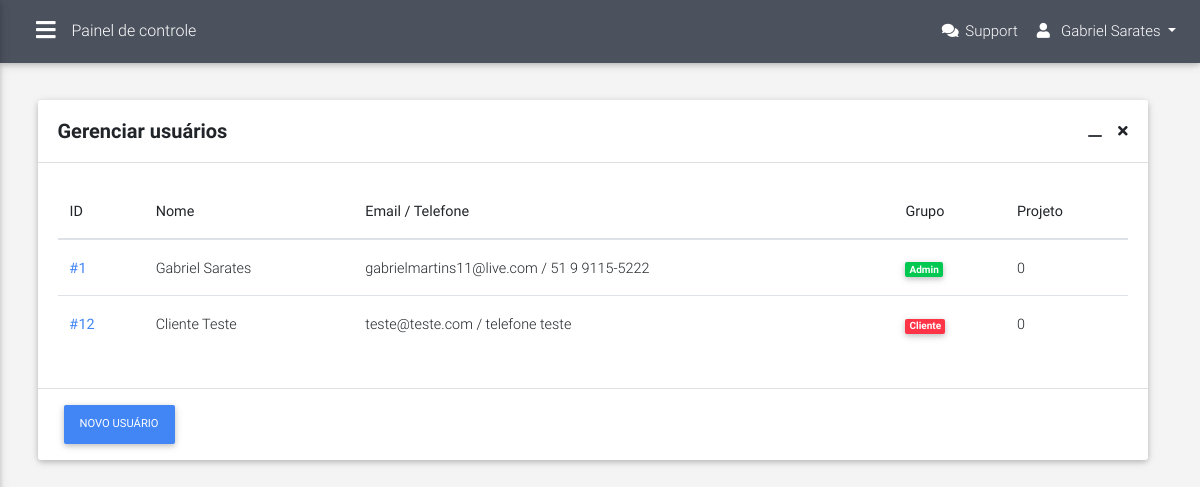
/intranet/content/index.php?pg=index&lc=usuario (signed in), run on the app's committed database.
### tables this page shows
CREATE TABLE `usuarios` (
  `idusuario` int(11) NOT NULL,
  `nome` varchar(255) NOT NULL,
  `usuario` varchar(255) NOT NULL,
  `senha` varchar(255) NOT NULL,
  `email` varchar(255) DEFAULT NULL,
  `telefone` varchar(255) DEFAULT NULL,
  `grupo` varchar(255) NOT NULL,
  `idprojeto` int(11) DEFAULT NULL,
  `descricao` text DEFAULT NULL
);

CREATE TABLE `grupos` (
  `idgrupo` int(11) NOT NULL,
  `nome` varchar(255) NOT NULL,
  `cor` varchar(255) NOT NULL
);

### intranet/class/class.Conexao.php (called while the page is built, shortened)
<?php
  class Conexao{
    private static $dbtype   = "mysql";
    private static $host     = "localhost";
    private static $port     = "3306";
    private static $user     = "root";
    private static $password = "";
    private static $db       = "portfolio";
    private function getDBType()  {return self::$dbtype;}
    private function getHost()    {return self::$host;}
    private function getPort()    {return self::$port;}
    private function getUser()    {return self::$user;}
    private function getPassword(){return self::$password;}
    private function getDB()      {return self::$db;}
    protected function connect(){
        try
        {
            $options = [
                PDO::ATTR_EMULATE_PREPARES   => false,
                PDO::ATTR_ERRMODE            => PDO::ERRMODE_EXCEPTION,
                PDO::ATTR_DEFAULT_FETCH_MODE => PDO::FETCH_ASSOC,
            ];
            $this->conexao = new PDO($this->getDBType().":host=".$this->getHost().";port=".$this->getPort().";dbname=".$this->getDB(), $this->getUser(), $this->getPassword(), $options);
        }
        catch (PDOException $i)
        {
            die("Erro: <code>" . $i->getMessage() . "</code>");
        }
        return ($this->conexao);
    }
    public function selectDB($sql,$params=null,$class=null){
        $q = $this->connect();
        $stmt = $q->prepare($sql);
        $stmt->execute();
        $res = array();
        if (isset($class)) {
            foreach($stmt as $row) {
                $res[] = $this->arrayToObject($row, $class);
            }
        } else {
            foreach($stmt as $row) {
                $res[] = $row;
            }
        }
        return $res;
    }
    private function arrayToObject(array $array, string $class_name){
        $r = new ReflectionClass($class_name);
        $object = $r->newInstanceWithoutConstructor();
        $list = $r->getProperties();
        return $object;
    }
}
?>

### intranet/class/DAO/class.UsuarioDAO.php (called while the page is built, shortened)
<?php
  Class UsuarioDAO extends Conexao {
    public function getAll() {
      $listUsuarios = $this->selectDB('SELECT * FROM  usuarios', null, 'UsuarioVO');
      return $listUsuarios;
    }
  }
?>

### intranet/class/class.Func.php (called while the page is built, shortened)
<?php
function getUrl() {
  $url = "http://".$_SERVER['HTTP_HOST']."/portfolio/site/";
  return $url;
}
?>

### intranet/class/class.UsuarioVO.php (called while the page is built, shortened)
<?php
  Class UsuarioVO {
    private $idusuario = null;
    private $nome = null;
    private $email = null;
    private $telefone = null;
    private $grupo = null;
    private $idprojeto = null;
    public function getIdusuario(){
      return $this->idusuario;
    }
    public function getNome(){
      return $this->nome;
    }
    public function getEmail(){
      return $this->email;
    }
    public function getTelefone(){
      return $this->telefone;
    }
    public function getGrupo(){
      return $this->grupo;
    }
    public function getIdprojeto(){
      return $this->idprojeto;
    }
  }
  ?>

### intranet/class/DAO/class.GrupoDAO.php (called while the page is built, shortened)
<?php
  Class GrupoDAO extends Conexao {
    public function getById($id) {
      $grupos = $this->selectDB('SELECT * FROM  grupos WHERE idgrupo = '.$id, null, 'GrupoVO');
      return $grupos[0];
    }
  }
?>

### intranet/class/class.GrupoVO.php (called while the page is built, shortened)
<?php
  Class GrupoVO {
    private $nome  = null;
    private $cor  = null;
    public function getNome(){
      return $this->nome;
    }
    public function getCor(){
      return $this->cor;
    }
  }
  ?>

### intranet/content/usuario/index.php (the view, shortened to what this page needs)
<?php
  include('../class/class.UsuarioVO.php');
  include('../class/DAO/class.UsuarioDAO.php');
  include('../class/class.GrupoVO.php');
  include('../class/DAO/class.GrupoDAO.php');
  $usuarioDAO = new UsuarioDAO();
  $listUsuarios = $usuarioDAO->getAll();
  $grupoDAO = new GrupoDAO();
?>
<div class="container my-5">
  <section>
    <div class="row">
      <div class="col-12">
      	<div class="card card-list">
          <div class="card-header white d-flex justify-content-between align-items-center py-3">
            <p class="h5-responsive font-weight-bold mb-0">Gerenciar usuários</p>
            <ul class="list-unstyled d-flex align-items-center mb-0">
              <li><i class="far fa-window-minimize fa-sm pl-3"></i></li>
              <li><i class="fas fa-times fa-sm pl-3"></i></li>
            </ul>
          </div>
          <div class="card-body">
            <table class="table list-usuarios">
              <thead>
                <tr>
                  <th scope="col">ID</th>
                  <th scope="col">Nome</th>
                  <th scope="col">Email / Telefone</th>
                  <th scope="col">Grupo</th>
                  <th scope="col">Projeto</th>
                </tr>
              </thead>
              <tbody>
                <?php
                  if  (sizeof($listUsuarios) > 0) {
                    foreach($listUsuarios as $objVo) {
                      @$grupo = $grupoDAO->getById($objVo->getGrupo());
                      printf('<tr>');
                      printf('<th scope="row"><a href="%s" class="text-primary">#%s</a></th>', getUrl() . 'intranet/content/index.php?pg=alterar&lc=usuario&id=' . $objVo->getIdusuario(), $objVo->getIdusuario());
                      printf('<td>%s</td>', $objVo->getNome());
                      printf('<td>%s / %s</td>', $objVo->getEmail(),  $objVo->getTelefone());
                      if (isset($grupo)) {
                        printf('<td><span class="badge %s">%s</span></td>', $grupo->getCor(), $grupo->getNome());
                      } else {
                        printf('<td><span class="red-text">ERRO (grupo excluído)</span></td>');
                      }
                      printf('<td>%s</td>', $objVo->getIdprojeto());
                      printf('</tr>');
                    }
                  }
                ?>
              </tbody>
            </table>
          </div>
          <div class="card-footer white py-3 d-flex justify-content-between">
            <a class="btn btn-primary btn-md px-3 my-0 mr-0" href="index.php?pg=novo&lc=usuario">Novo usuário</a>
          </div>
        </div>
      </div>
    </div>
  </section>
</div>

### intranet/content/index.php (shortened to what this page needs)
<?php
  include('../class/class.Conexao.php');
  include('../class/class.Func.php');
  @$lc = $_GET['lc'];
  @$pg = $_GET['pg'];
?>
<!DOCTYPE html>
<html lang="en">
<head>
  <link rel="stylesheet" href="https://use.fontawesome.com/releases/v5.6.3/css/all.css">
  <link href="../../css/bootstrap.min.css" rel="stylesheet">
  <link href="../../css/mdb.min.css" rel="stylesheet">
  <link href="../../css/style.css" rel="stylesheet">
  <link href="../../css/style-admin.css" rel="stylesheet">
  <link href="../../css/hover.css" rel="stylesheet">
  <link href="../../css/loading.css" rel="stylesheet">
</head>
<body>
  <?php include('sidenav.php'); ?>
  <div  class="container-fluid display-page">
    <?php include($lc.'/'.$pg.'.php'); ?>
  </div>
</body>
</body>
</html>

### intranet/content/sidenav.php (shortened to what this page needs)
<header>
  <nav class="navbar fixed-top navbar-toggleable-md navbar-expand-lg scrolling-navbar double-nav stylish-color white-text">
    <div class="float-left">
      <a href="#" data-activates="slide-out" class="button-collapse black-text"><i class="white-text fas fa-bars"></i></a>
    </div>
    <div class="breadcrumb-dn mr-auto">
      <p>Painel de controle</p>
    </div>
    <ul class="nav navbar-nav nav-flex-icons ml-auto">
      <li class="nav-item">
        <a class="nav-link"><i class="fas fa-comments"></i> <span class="clearfix d-none d-sm-inline-block">Support</span></a>
      </li>
      <li class="nav-item dropdown">
        <a class="nav-link dropdown-toggle" href="#" id="navbarDropdownMenuLink" data-toggle="dropdown"
          aria-haspopup="true" aria-expanded="false"><i class="fas fa-user mr-2"></i><?=$_SESSION['nome']?>
        </a>
      </li>
    </ul>
  </nav>
</header>

### css/style.css (style rules this page uses)
html { visibility: hidden; }
header, main, footer, .display-page, .breadcrumb-dn { padding-left: 195px; }
body { margin-bottom: 55px; background: #f4f4f4 }
@media only screen and (max-width: 1470px) { header, main, footer, .display-page, .breadcrumb-dn { padding-left: 0px!important; } }

### css/style-admin.css (style rules this page uses)
body { margin: 0px!important; }
.display-page { margin-top: 100px; }
.list-usuarios .badge { font-size:10px; }

### data on the page
usuarios: idusuario "1", nome "Gabriel Sarates", email "gabrielmartins11@live.com", telefone "51 9 9115-5222", grupos.nome "Admin", idprojeto "0"
usuarios: idusuario "12", nome "Cliente Teste", email "teste@teste.com", telefone "telefone teste", grupos.nome "Cliente", idprojeto "0"

### other printed values
$_SESSION['nome'] "Gabriel Sarates"
